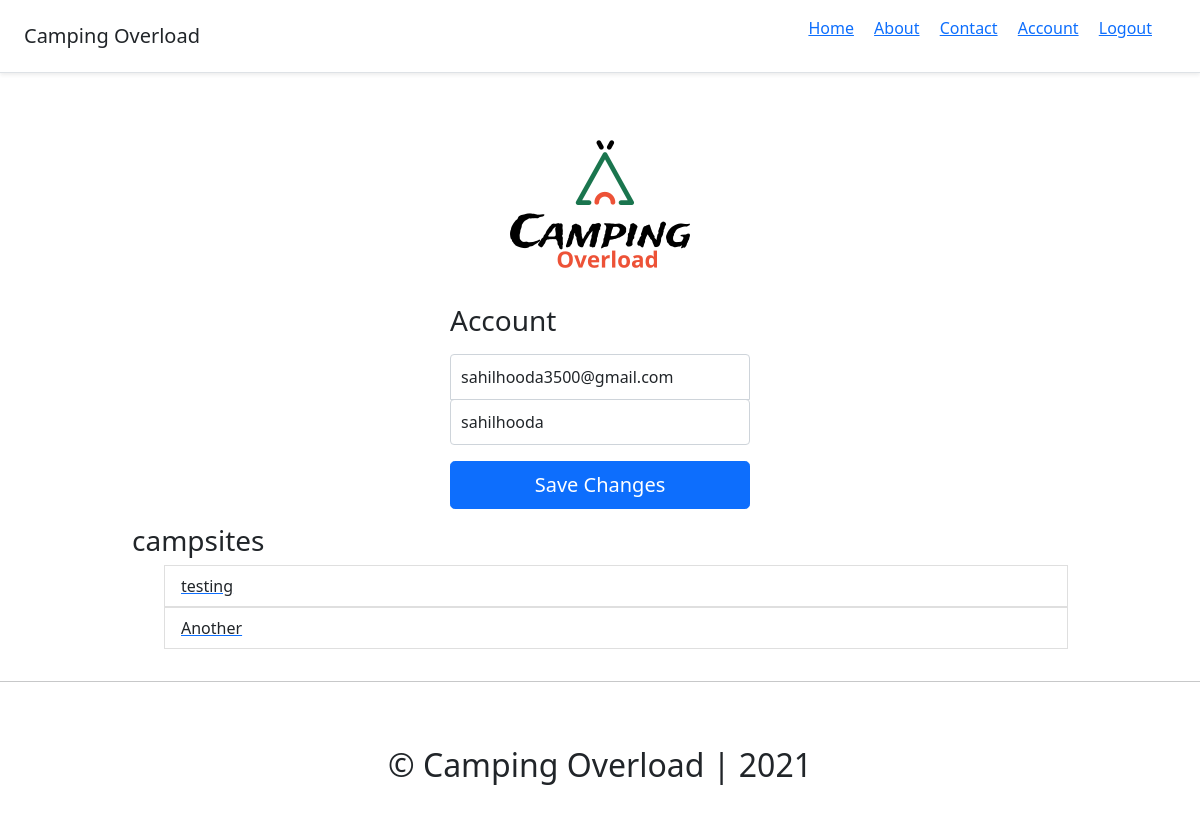
/account/ (signed in), run on an earlier commit of the app's database.
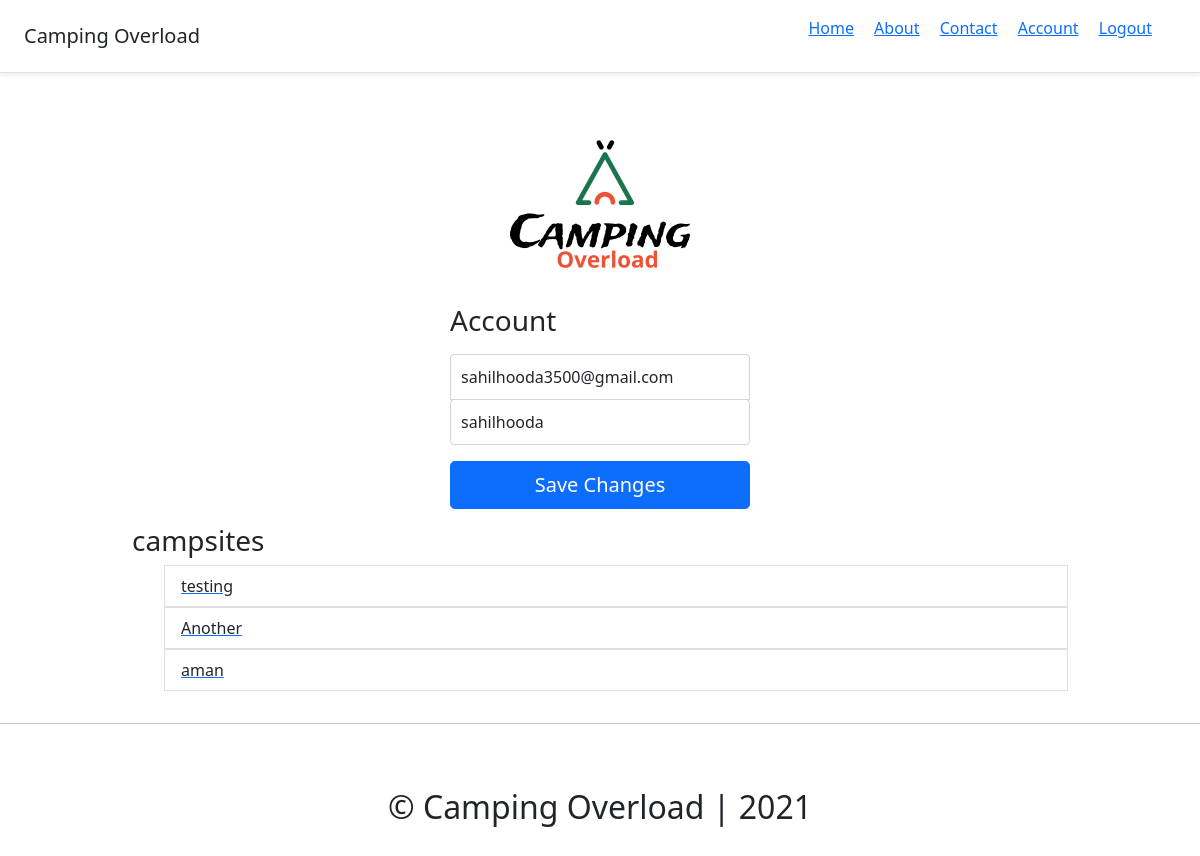
And on a later commit of the database.
### destination/models.py (models this page shows)
class BlogPost(models.Model):
    title               = models.CharField(max_length=50, null=False, blank=False)
    body                = models.TextField(max_length=5000, null=False, blank=False)
    image               = models.ImageField(upload_to=upload_location, null=False, blank=False)
    date_published      = models.DateTimeField(auto_now_add=True, verbose_name="date published")
    date_updated        = models.DateTimeField(auto_now=True,verbose_name="date updated")
    author              = models.ForeignKey(settings.AUTH_USER_MODEL, on_delete=models.CASCADE)
    slug                = models.SlugField(blank=True, unique=True)
    def __str__(self):
        return self.title

### account/views.py (the view)
# urls.py: path('account/', account_view, name="account"),
def account_view(request):
    if not request.user.is_authenticated:
        return redirect("login")
    context = {}
    if request.POST:
        form = AccountUpdateForm(request.POST, instance=request.user)
        if form.is_valid():
            form.save()
    else:
        form = AccountUpdateForm(
            initial = {
                "email": request.user.email,
                "username":request.user.username,
                }
        )
    context['account_form'] = form
    campsites = BlogPost.objects.filter(author = request.user)
    context['campsites'] = campsites
    return render(request, 'accounts/account.html',context)

### account/forms.py (shortened to what this page needs)
class AccountUpdateForm(forms.ModelForm):
    class Meta:
        model = Account
        fields = ('email','username')

### account/templates/accounts/account.html (shortened to what this page needs)
{% extends 'base.html'%}
{%block content%}
<form class="form-signin" method="post">
    <div class="column">
      <img class ="mx-auto d-block" src="/static/images/logo.png" alt="image"/>
    </div>
    <h1 class="h3 mb-3 fw-normal">Account</h1>
    <input type="email" name="email" id="inputEmail" class="form-control" placeholder="Email address" required autofocus value={{account_form.initial.email}}>
    <input type="text" name="username" id="inputUsername" class="form-control" placeholder="Username" required value="{{account_form.initial.username}}">
    <button class="w-100 btn btn-lg btn-primary" type="submit">Save Changes</button>
  </form>
<div class="container">
    <div class="row">
        <div class="campsites">
            <h3>campsites</h3>
            {% if campsites %}
            <ul>
                {% for post in campsites %}
                    <a href="{% url 'destination:description' post.slug %}">
                        <li class="list-group-item">{{post}}</li>
                    </a>
                {% endfor %}
            </ul>
            {% else %}
                <p>No Campsites Displayed by this user <a href="{% url 'destination:create' %}">Here</a></p>
            {% endif %}
        </div>
    </div>
</div>
{%endblock content%}

What changed in the data, as far as the page shows it:
added BlogPost: title "aman"
